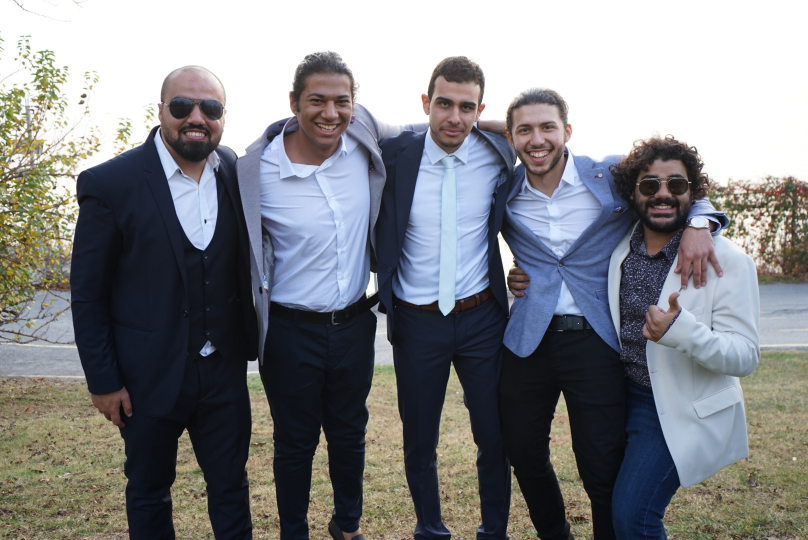
#> input picture Face-Detection-master/test.jpg, 1616 x 1080 px (shown at 1/2 size)
$ python 6-1-translation.py --image ../Face-Detection-master/test.jpg
#> lines starting #> are read from the running program, lines starting #| are printed output that depends on the picture
import numpy as np
import argparse
import cv2

def translate(image, x, y):
    M = np.float32([[1, 0, x], [0, 1, y]])
    shifted = cv2.warpAffine(image, M, (image.shape[1], image.shape[0]))
    return shifted

def rotate(image, angle, center = None, scale = 1.0):
    (h, w) = image.shape[:2]
    if center is None:
        center = (w // 2, h //2)

    M = cv2.getRotationMatrix2D(center, angle, scale)
    return cv2.warpAffine(image, M, (w,h))

def resize(image, width=None, height=None, inter=cv2.INTER_AREA):
    dim = None
    (h,w) = image.shape[:2]

    if width is None and height is None:
        return image

    if width is None:
        r = height / float(h)
        dim = (int(w*r), height)

    else:
        r = width / float(w)
        dim = (width, int(h*r))

    return cv2.resize(image, dim, interpolation=inter)

ap = argparse.ArgumentParser()
ap.add_argument("-i", "--image", required= True, help="path to image")
args = vars(ap.parse_args())

image = cv2.imread(args["image"])
#> image is the input picture: shape (1080, 1616, 3); mean B, G, R 134.3, 131.1, 129.8
cv2.imshow("Original", image)

shifted = translate(image, 25, 50)
#> in translate, `shifted = cv2.warpAffine(image, M, (image.shape[1], image.shape[0]))`:
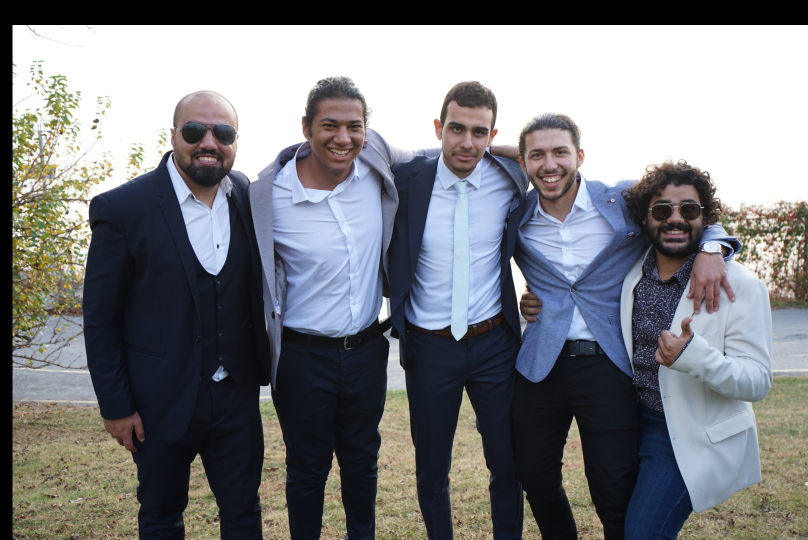
#> shifted: shape (1080, 1616, 3) (shown at 1/2 size); mean B, G, R 128.6, 124.7, 123.2
cv2.imshow("Shifted Down and Right", shifted)

cv2.waitKey()

sifted = translate(image, -50, -90)
#> call 2 of translate, with x = -50, y = -90
#> in translate (call 2), `shifted = cv2.warpAffine(image, M, (image.shape[1], image.shape[0]))`:
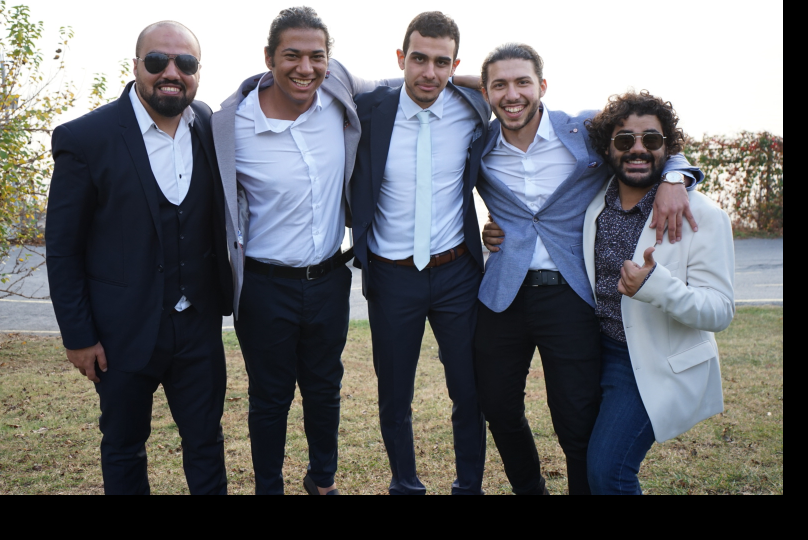
#> shifted: shape (1080, 1616, 3) (shown at 1/2 size); mean B, G, R 109.7, 105.8, 104.3
cv2.imshow("Shifted up and left", shifted)

cv2.waitKey()
